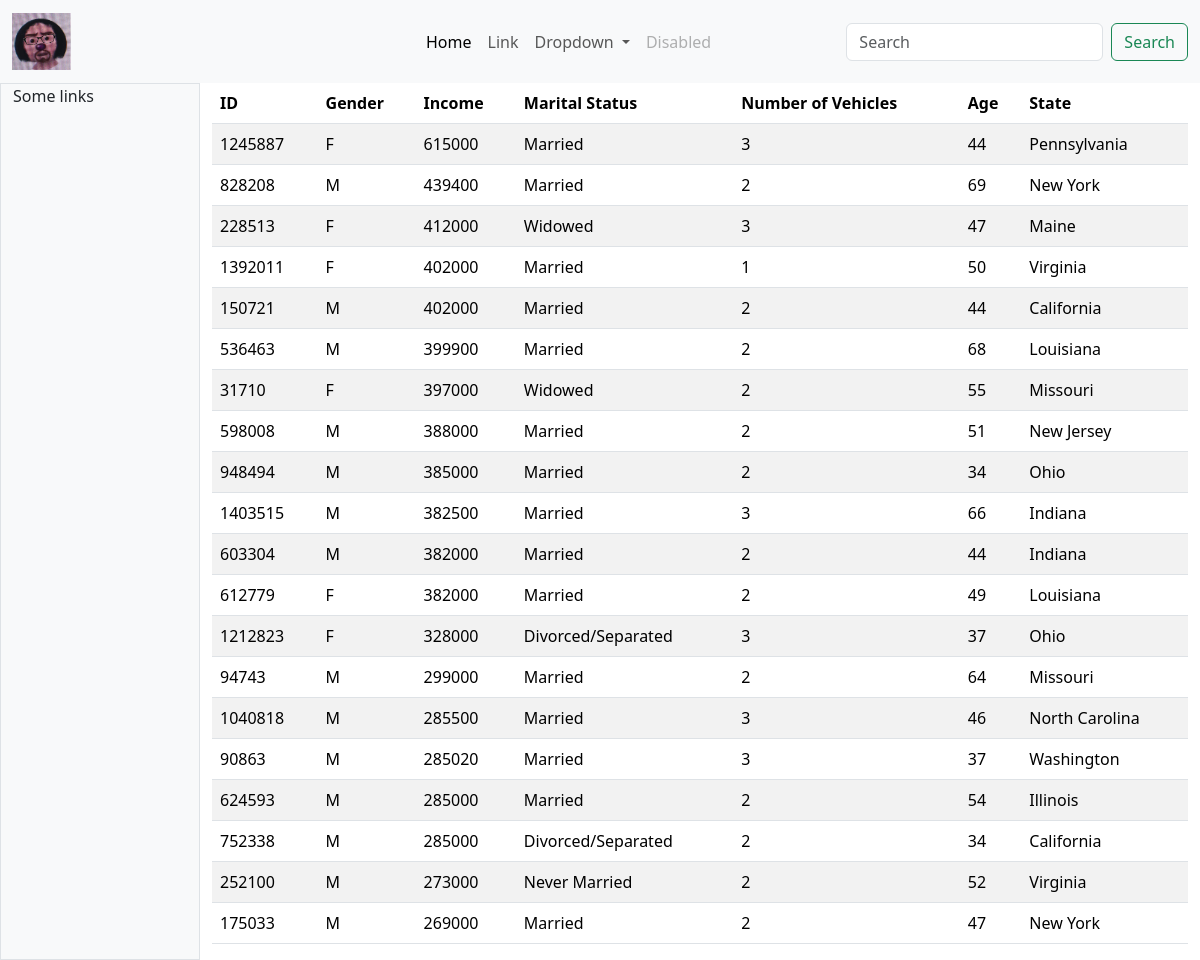
The app's page /home.php with its own data.
### tables this page shows
CREATE TABLE `customer` (
  `custid` int(11) NOT NULL,
  `sex` char(1) DEFAULT NULL,
  `income` float DEFAULT NULL,
  `marital_stat` varchar(30) DEFAULT NULL,
  `num_vehicles` int(2) DEFAULT NULL,
  `age` int(2) DEFAULT NULL,
  `state` varchar(100) DEFAULT NULL
);

### home.php (the view, shortened to what this page needs)
<?php
require_once "dbconnect.php";
$sql = "select * from customer
where income>=30000
order by income desc
limit 20";
try {
    $stmt = $connection->query($sql);
    $status = $stmt->execute();
    if ($status) {
        $rows = $stmt->fetchAll(PDO::FETCH_ASSOC);
    }
} catch (PDOException $e) {
    echo $e->getMessage();
}
?>
<!doctype html>
<html lang="en">
  <head>
    <link href="https://cdn.jsdelivr.net/npm/bootstrap@5.3.3/dist/css/bootstrap.min.css" rel="stylesheet">
  </head>
  <body>
  <nav class="navbar navbar-expand-lg navbar-light bg-light">
  <div class="container-fluid">
    <a class="navbar-brand" href="#"><img src="/images/photo1.png" style ="width: 15%; height: auto;"></a>
    <div class="collapse navbar-collapse" id="navbarSupportedContent">
      <ul class="navbar-nav me-auto mb-2 mb-lg-0">
        <li class="nav-item">
          <a class="nav-link active" aria-current="page" href="#">Home</a>
        </li>
        <li class="nav-item">
          <a class="nav-link" href="#">Link</a>
        </li>
        <li class="nav-item dropdown">
          <a class="nav-link dropdown-toggle" href="#" id="navbarDropdown" role="button" data-bs-toggle="dropdown" aria-expanded="false">
            Dropdown
          </a>
        </li>
        <li class="nav-item">
          <a class="nav-link disabled" href="#" tabindex="-1" aria-disabled="true">Disabled</a>
        </li>
      </ul>
      <form class="d-flex">
        <input class="form-control me-2" type="search" placeholder="Search" aria-label="Search">
        <button class="btn btn-outline-success" type="submit">Search</button>
      </form>
    </div>
  </div>
</nav>
    <div class="container-fluid">
        <div class="row">
            <div class="col-md-2 col-sm 12 border bg-light">
                Some links
            </div>
            <div class="col-md-10 col-sm 12">
                <table class="table table-striped">
                    <thead>
                        <tr>
                            <th>ID</th>
                            <th>Gender</th>
                            <th>Income</th>
                            <th>Marital Status</th>
                            <th>Number of Vehicles</th>
                            <th>Age</th>
                            <th>State</th>
                        </tr>
                    </thead>
                    <tbody>
                        <?php
                        if (isset($rows)) {
                            foreach ($rows as $row) {
                                echo "<tr>
                                    <td>$row[custid]</td>
                                    <td>$row[sex]</td>
                                    <td>$row[income]</td>
                                    <td>$row[marital_stat]</td>
                                    <td>$row[num_vehicles]</td>
                                    <td>$row[age]</td>
                                    <td>$row[state]</td>
                                    </tr>";
                            }
                        }
                        ?>
                    </tbody>
                </table>
            </div>
        </div>
    </div>
  </body>
</html>

### records on screen
customer: custid "1245887", sex "F", income "615000", marital_stat "Married", num_vehicles "3", age "44", state "Pennsylvania"
customer: custid "828208", sex "M", income "439400", marital_stat "Married", num_vehicles "2", age "69", state "New York"
customer: custid "228513", sex "F", income "412000", marital_stat "Widowed", num_vehicles "3", age "47", state "Maine"
customer: custid "1392011", sex "F", income "402000", marital_stat "Married", num_vehicles "1", age "50", state "Virginia"
customer: custid "150721", sex "M", income "402000", marital_stat "Married", num_vehicles "2", age "44", state "California"
customer: custid "536463", sex "M", income "399900", marital_stat "Married", num_vehicles "2", age "68", state "Louisiana"
customer: custid "31710", sex "F", income "397000", marital_stat "Widowed", num_vehicles "2", age "55", state "Missouri"
customer: custid "598008", sex "M", income "388000", marital_stat "Married", num_vehicles "2", age "51", state "New Jersey"
customer: custid "948494", sex "M", income "385000", marital_stat "Married", num_vehicles "2", age "34", state "Ohio"
customer: custid "1403515", sex "M", income "382500", marital_stat "Married", num_vehicles "3", age "66", state "Indiana"
customer: custid "603304", sex "M", income "382000", marital_stat "Married", num_vehicles "2", age "44", state "Indiana"
customer: custid "612779", sex "F", income "382000", marital_stat "Married", num_vehicles "2", age "49", state "Louisiana"
customer: custid "1212823", sex "F", income "328000", marital_stat "Divorced/Separated", num_vehicles "3", age "37", state "Ohio"
customer: custid "94743", sex "M", income "299000", marital_stat "Married", num_vehicles "2", age "64", state "Missouri"
customer: custid "1040818", sex "M", income "285500", marital_stat "Married", num_vehicles "3", age "46", state "North Carolina"
customer: custid "90863", sex "M", income "285020", marital_stat "Married", num_vehicles "3", age "37", state "Washington"
customer: custid "624593", sex "M", income "285000", marital_stat "Married", num_vehicles "2", age "54", state "Illinois"
customer: custid "752338", sex "M", income "285000", marital_stat "Divorced/Separated", num_vehicles "2", age "34", state "California"
customer: custid "252100", sex "M", income "273000", marital_stat "Never Married", num_vehicles "2", age "52", state "Virginia"
customer: custid "175033", sex "M", income "269000", marital_stat "Married", num_vehicles "2", age "47", state "New York"
